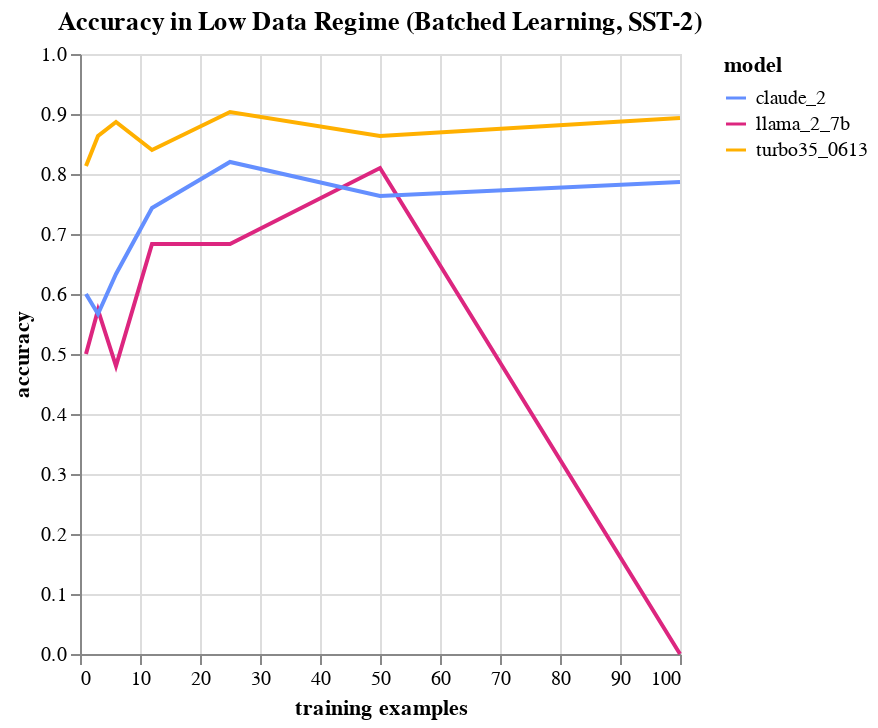

The code cell stored with this chart in its notebook:
### Code cell
# plot with altair
# plot claude results in dashed line and llama results in solid line
# plot test acc, max train acc, and mean train acc in different colors
# plot train size on x-axis

claude_test_acc = pd.DataFrame({
    'training examples': train_size,
    'accuracy': [t[1] for t in data['claude_2']['avg_test_acc']],
    'type': 'avg_test_acc',
    'model': 'claude_2',
})

llama_test_acc = pd.DataFrame({
    'training examples': train_size,
    'accuracy': [t[1] for t in data['llama_2_7b']['avg_test_acc']],
    'type': 'avg_test_acc',
    'model': 'llama_2_7b',
})

turbo_test_acc = pd.DataFrame({
    'training examples': train_size,
    'accuracy': [t[1] for t in data['turbo35_0613']['avg_test_acc']],
    'type': 'avg_test_acc',
    'model': 'turbo35_0613',
})

# Concatenate the data into a single DataFrame
plot_data = pd.concat([
                    llama_test_acc,
                    claude_test_acc,
                    turbo_test_acc
                  ], 
                  ignore_index=True)

# Create Altair chart with color encoding
chart = alt.Chart(plot_data).mark_line().encode(
        x='training examples',
        y='accuracy',
        color=alt.Color('model:N', scale=alt.Scale(
            domain=['claude_2', 'llama_2_7b', 'turbo35_0613'],
            range=['#648FFF', '#DC267F', '#FFB000']
        )),
    ).properties(
        title='Accuracy in Low Data Regime (Batched Learning, SST-2)',
    )

chart.configure_title(
    fontSize=20,
    font='Courier',
    anchor='start',
    color='gray'
)

# Display the chart
chart

### Figure 1 — Vega-Lite specification as saved in the notebook (floating-point values rounded to 4 significant figures)
{"config": {"view": {"continuousWidth": 300, "continuousHeight": 300}}, "data": {"name": "data-6958a955c2ef1a913a89f5bb289a44d2"}, "mark": {"type": "line"}, "encoding": {"color": {"field": "model", "scale": {"domain": ["claude_2", "llama_2_7b", "turbo35_0613"], "range": ["#648FFF", "#DC267F", "#FFB000"]}, "type": "nominal"}, "x": {"field": "training examples", "type": "quantitative"}, "y": {"field": "accuracy", "type": "quantitative"}}, "title": "Accuracy in Low Data Regime (Batched Learning, SST-2)", "$schema": "https://vega.github.io/schema/vega-lite/v5.8.0.json", "datasets": {"data-6958a955c2ef1a913a89f5bb289a44d2": [{"training examples": 1, "accuracy": 0.5, "type": "avg_test_acc", "model": "llama_2_7b"}, {"training examples": 3, "accuracy": 0.5733, "type": "avg_test_acc", "model": "llama_2_7b"}, {"training examples": 6, "accuracy": 0.48, "type": "avg_test_acc", "model": "llama_2_7b"}, {"training examples": 12, "accuracy": 0.6833, "type": "avg_test_acc", "model": "llama_2_7b"}, {"training examples": 25, "accuracy": 0.6833, "type": "avg_test_acc", "model": "llama_2_7b"}, {"training examples": 50, "accuracy": 0.81, "type": "avg_test_acc", "model": "llama_2_7b"}, {"training examples": 100, "accuracy": 0.0, "type": "avg_test_acc", "model": "llama_2_7b"}, {"training examples": 1, "accuracy": 0.6, "type": "avg_test_acc", "model": "claude_2"}, {"training examples": 3, "accuracy": 0.5667, "type": "avg_test_acc", "model": "claude_2"}, {"training examples": 6, "accuracy": 0.6333, "type": "avg_test_acc", "model": "claude_2"}, {"training examples": 12, "accuracy": 0.7433, "type": "avg_test_acc", "model": "claude_2"}, {"training examples": 25, "accuracy": 0.82, "type": "avg_test_acc", "model": "claude_2"}, {"training examples": 50, "accuracy": 0.7633, "type": "avg_test_acc", "model": "claude_2"}, {"training examples": 100, "accuracy": 0.7867, "type": "avg_test_acc", "model": "claude_2"}, {"training examples": 1, "accuracy": 0.8133, "type": "avg_test_acc", "model": "turbo35_0613"}, {"training examples": 3, "accuracy": 0.8633, "type": "avg_test_acc", "model": "turbo35_0613"}, {"training examples": 6, "accuracy": 0.8867, "type": "avg_test_acc", "model": "turbo35_0613"}, {"training examples": 12, "accuracy": 0.84, "type": "avg_test_acc", "model": "turbo35_0613"}, {"training examples": 25, "accuracy": 0.9033, "type": "avg_test_acc", "model": "turbo35_0613"}, {"training examples": 50, "accuracy": 0.8633, "type": "avg_test_acc", "model": "turbo35_0613"}, {"training examples": 100, "accuracy": 0.8933, "type": "avg_test_acc", "model": "turbo35_0613"}]}}
